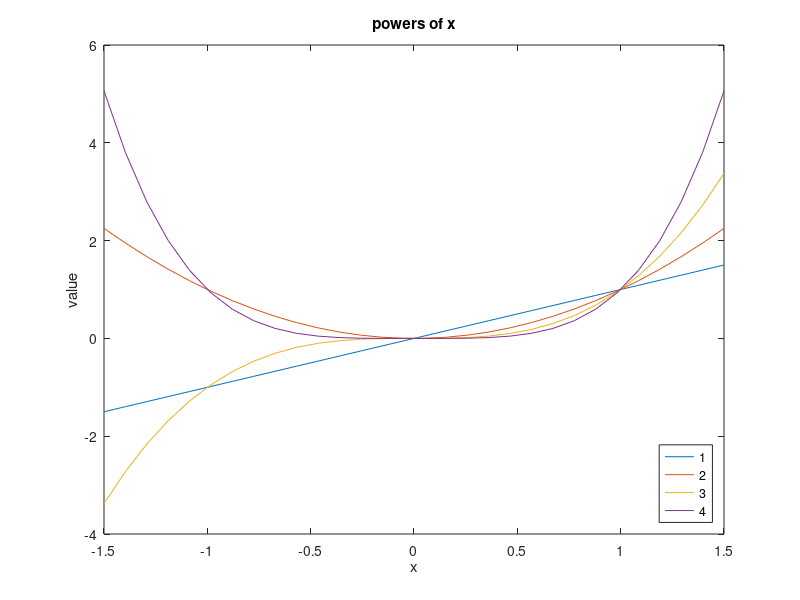

This figure's MATLAB source:
% Listing 11-2 - Simple 2-D plots
 clear
 clc
 close all
 x = linspace(-1.5, 1.5, 30);
 y1 = x;
 y2 = x.^2;
 y3 = x.^3;
 y4 = x.^4;
 plot(x,y1,x,y2,x,y3,x,y4)
 xlabel('x')
 ylabel('value')
 title('powers of x') 
 legend({'1','2','3','4'}, ...
            'Location','SouthEast')
